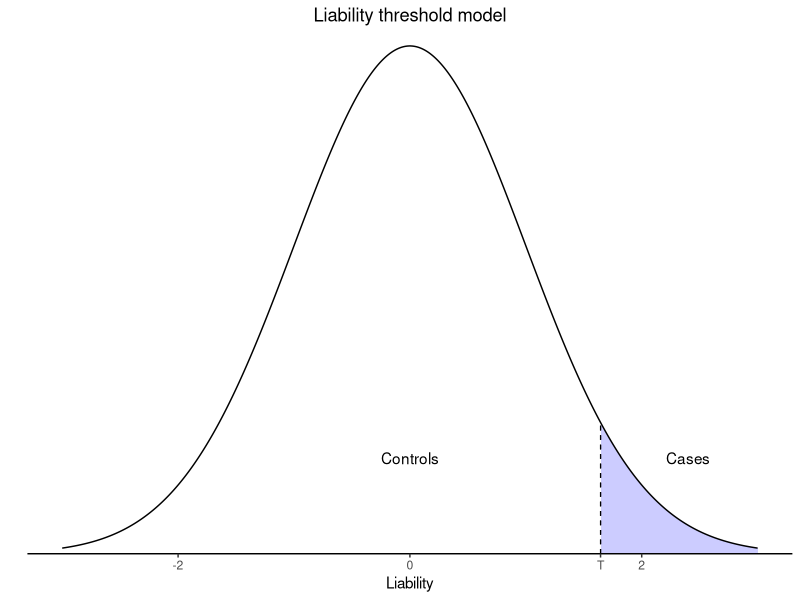
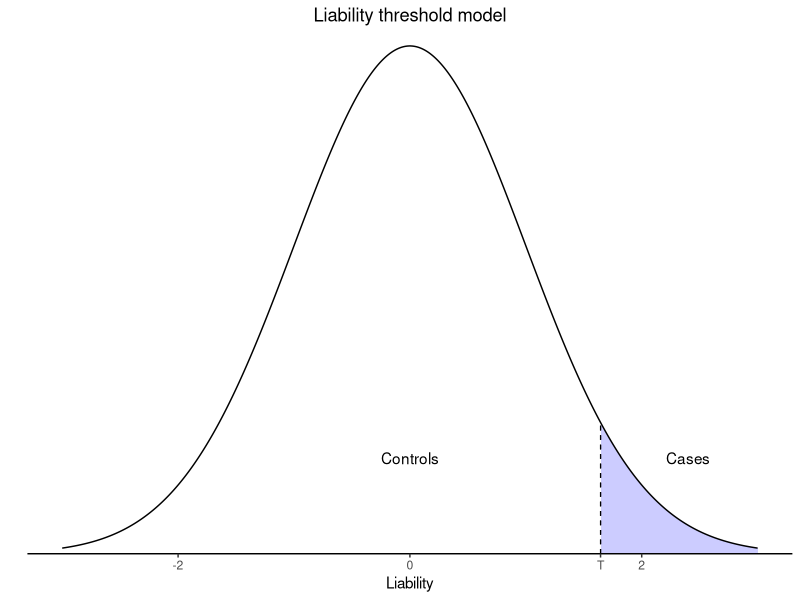

Source code (R) for these figures, in order:
library(dplyr)
library(ggplot2)

color_wrapped = function(x) {
  y = dnorm(x)
  y[x < qnorm(0.05, lower.tail = F)] <- NA
  return(y)
}

p1 <- ggplot(data = data.frame(x = c(-3, 3)), aes(x)) +
  stat_function(fun = color_wrapped, n = 10001, geom = "area", fill = "blue", alpha = 0.2) +
  stat_function(fun = dnorm, n = 10001) +
  ylab("") +
  scale_y_continuous(breaks = NULL,expand = c(0,0)) +
  scale_x_continuous(breaks = c(-2, 0, qnorm(0.05, lower.tail = F), 2), labels = c("-2","0", "T", "2")) +
  theme_classic() +
  theme(plot.title = element_text(hjust = 0.5)) +
  labs(x = "Liability", title = "Liability threshold model") +
  geom_segment(x = qnorm(0.05, lower.tail = F),
               xend = qnorm(0.05, lower.tail = F),
               y = 0,
               yend = dnorm(qnorm(0.05, lower.tail = F)),
               size = .4,
               lty = "dashed") +
  annotate("text", label = "Cases", x = 2.4, y = 0.075) +
  annotate("text", label = "Controls", x = 0, y = 0.075) +
  coord_cartesian(ylim = c(0,dnorm(0)+0.01))

p1
setwd("U:/afhandling/methods")
ggsave(filename = "LTM.png",
       plot = p1,
       device = "png",
       width = 5,
       height = 3.5,
       dpi = 600)
